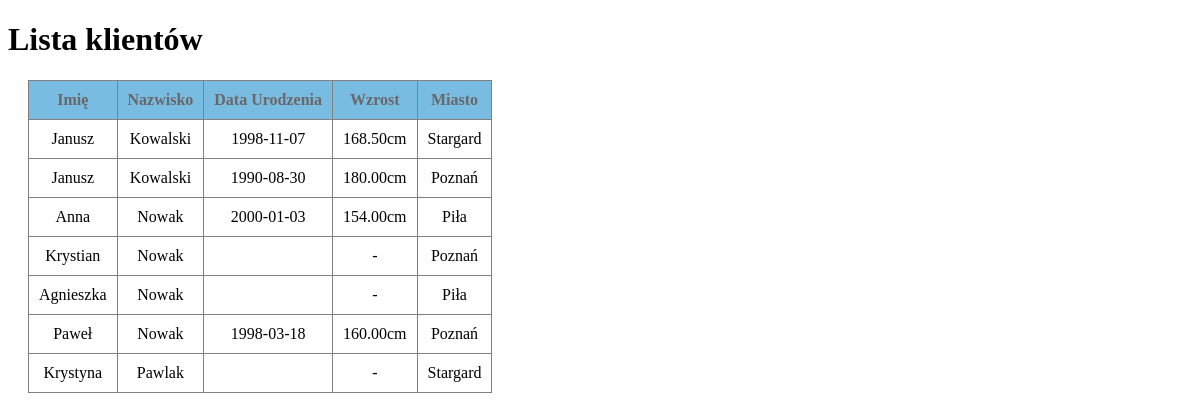
Screenshot of /zajęcia6/BAZY_DANYCH/1_3_customers_lista/site/klient.php with the database file from the repository.
### tables this page shows
CREATE TABLE `customers` (
  `id` int(10) UNSIGNED NOT NULL,
  `cities_id` int(10) UNSIGNED NOT NULL,
  `name` varchar(20) NOT NULL,
  `surname` varchar(40) NOT NULL,
  `birthday` date DEFAULT NULL,
  `height` decimal(6,2) DEFAULT NULL
);

CREATE TABLE `cities` (
  `id` int(11) UNSIGNED NOT NULL,
  `states_id` int(20) UNSIGNED NOT NULL,
  `city` varchar(60) NOT NULL
);

### zajęcia6/BAZY_DANYCH/1_3_customers_lista/site/klient.php (the view, shortened to what this page needs)
<!DOCTYPE html>
<html lang="en">
<head>
    <link rel="stylesheet" href="../style.css">
</head>
<body>
    <h1>Lista klientów</h1>
    <?php
require_once("../scripts/connect.php");
$sql = "SELECT customers.name,customers.surname,customers.birthday,customers.height,cities.city FROM customers INNER JOIN cities ON customers.cities_id=cities.id ORDER BY surname";
$result = $connect->query($sql);
echo "<table>";
echo "<tr>
<th>Imię</th>
<th>Nazwisko</th>
<th>Data Urodzenia</th>
<th>Wzrost</th>
<th>Miasto</th>
</tr>";
while ($row = $result->fetch_assoc()) {
    if ($row['height'] == NULL) {
        $height = "-";
    }else{
        $height = $row['height']."cm";
    }
   echo <<<ROW
   <tr>
    <td>$row[name]</td>
    <td>$row[surname]</td>
    <td>$row[birthday]</td>
    <td>$height</td>
    <td>$row[city]</td>
   </tr>
   ROW;
}
echo "</table>";
?>
</body>
</html>

### zajęcia6/BAZY_DANYCH/1_3_customers_lista/style.css (style rules this page uses)
table, tr, th, td { border:solid 1px grey; text-align: center; border-collapse:collapse; padding: 10px; }
th { background-color: rgb(121, 188, 226); color: rgb(105, 103, 103); }
table { margin: 10px 0px 0px 20px; }

### rows the page displays
customers: name "Janusz", surname "Kowalski", birthday "1998-11-07", height "168.50cm", cities.city "Stargard"
customers: name "Janusz", surname "Kowalski", birthday "1990-08-30", height "180.00cm", cities.city "Poznań"
customers: name "Anna", surname "Nowak", birthday "2000-01-03", height "154.00cm", cities.city "Piła"
customers: name "Krystian", surname "Nowak", height "-", cities.city "Poznań"
customers: name "Agnieszka", surname "Nowak", height "-", cities.city "Piła"
customers: name "Paweł", surname "Nowak", birthday "1998-03-18", height "160.00cm", cities.city "Poznań"
customers: name "Krystyna", surname "Pawlak", height "-", cities.city "Stargard"
